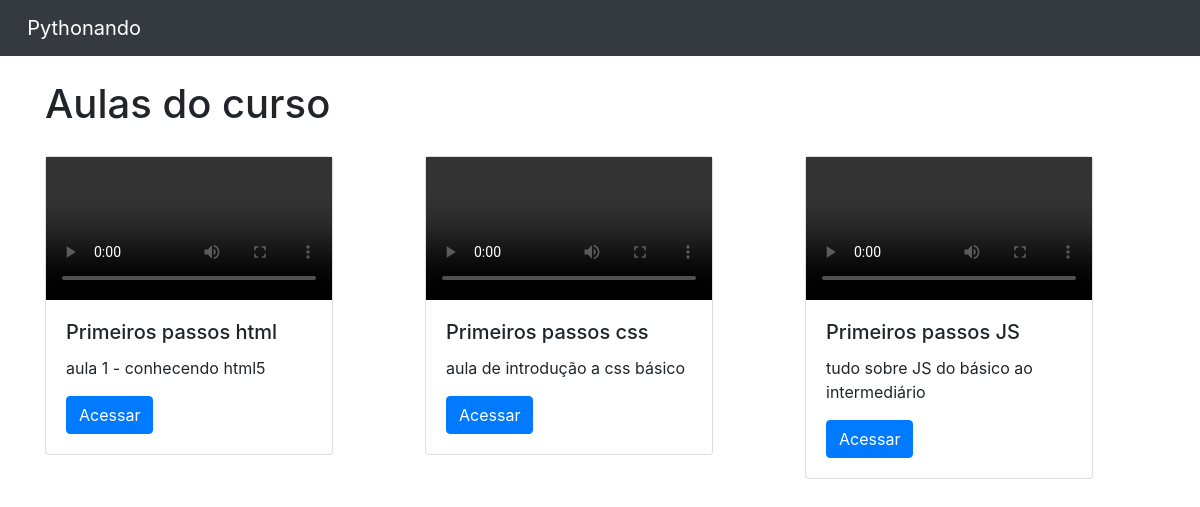
Screenshot of /home/curso/1 (signed in) with the database file from the repository.
### cursos/models.py (models this page shows, shortened)
class Aulas(models.Model):
    nome = models.CharField(max_length = 100)
    descricao = models.TextField()
    aula = models.FileField(upload_to = "aulas")
    curso = models.ForeignKey(Cursos, on_delete = models.DO_NOTHING)
    class Meta:
        verbose_name = "Aula"
        verbose_name_plural = "Aulas"

### cursos/views.py (the view)
# urls.py: path('curso/<int:id>', views.curso, name = 'curso'),
def curso(request, id):
    if request.session.get('usuario'):
        aulas = Aulas.objects.filter(curso = id)
        request_usuario = request.session.get('usuario')
        return render(request, 'curso.html', {'aulas': aulas, 'request_usuario': request_usuario})
    else:
        return redirect('/auth/login/?status=2')

### cursos/templates/curso.html (shortened to what this page needs)
{% extends 'base.html'%}
{% block 'body' %}
<div class="container">
    <br>
    <h1>Aulas do curso</h1>
<div class="row">
    {% for i in aulas %}
        <div style="margin-top: 20px;" class="col-md">
            <div class="card" style="width: 18rem;">
            <video  controls>
                <source src="{{i.aula.url}}" type="video/mp4">
            </video>
                <div class="card-body">
                <h5 class="card-title">{{i.nome}}</h5>
                <p class="card-text">{{i.descricao}}</p>
                <a href="{% url 'aula' i.id%}" class="btn btn-primary">Acessar</a>
                </div>
            </div>
        </div>
    {% endfor %}
</div>
</div>
{% endblock %}

### rows the page displays
Aulas: nome "Primeiros passos html", descricao "aula 1 - conhecendo html5"
Aulas: nome "Primeiros passos css", descricao "aula de introdução a css básico"
Aulas: nome "Primeiros passos JS", descricao "tudo sobre JS do básico ao intermediário"
